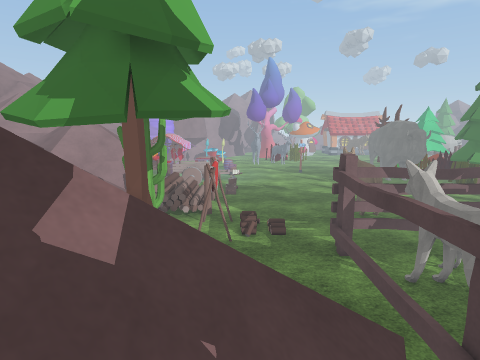
View 1 (above)

24 first-person views from a walk through a 3-D level made in the Unity game engine. The camera is 1.2 m above the floor, tilts 10° down and sees 80° across. The floor is counted in squares, 0.5 m on a side. Each view is taken from the middle of a square. On the plan, view 1 faces up. The plan holds only what a view shows up to about 18 squares ahead; the rest is blank. The place goes on beyond the plan. Some animated figures are not drawn. Some surface patterns are stand-ins.

View 2
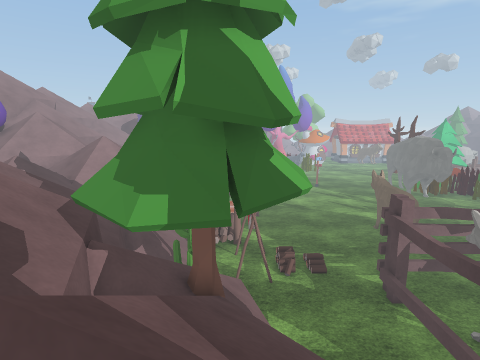

View 3
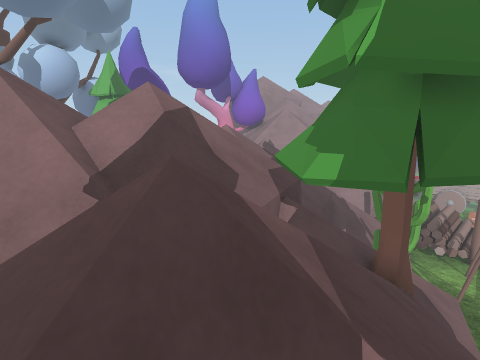

View 4
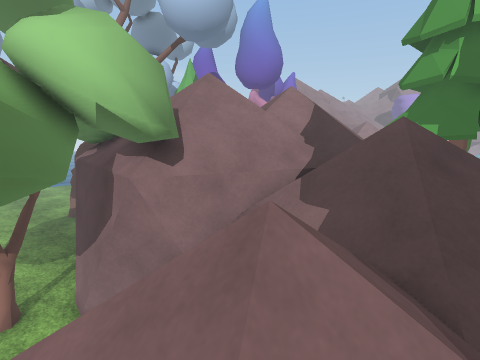

View 5
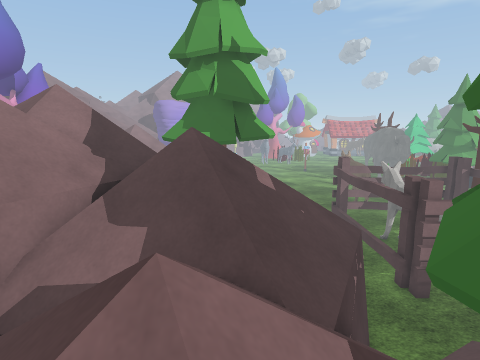

View 6
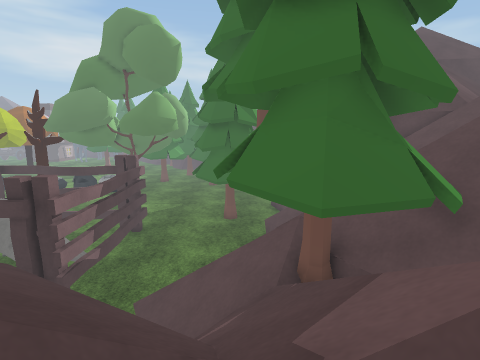

View 7
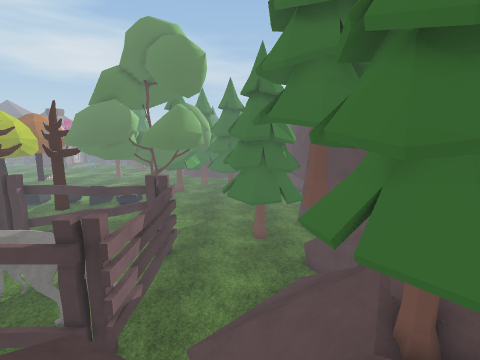

View 8
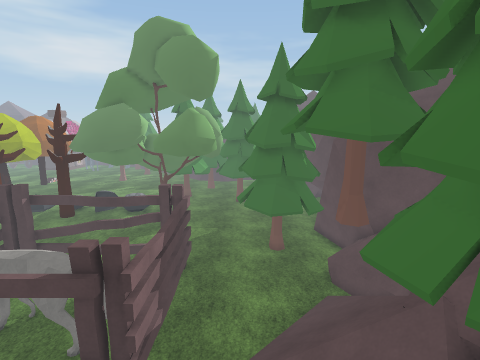

View 9
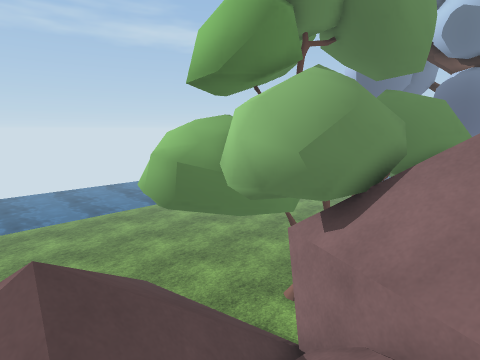

View 10
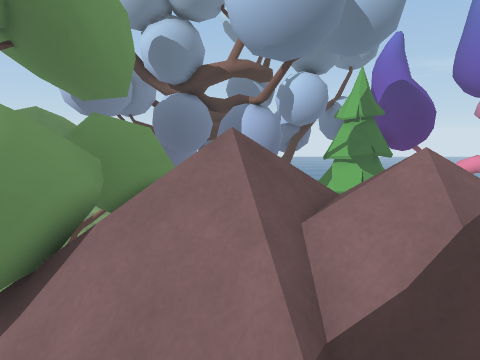

View 11
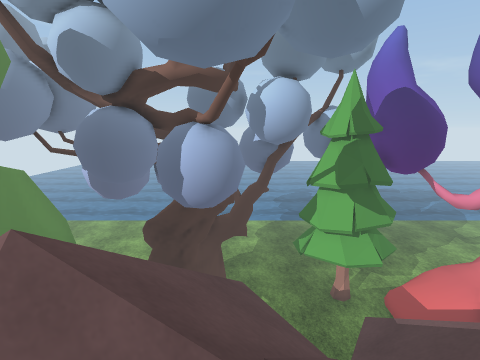

View 12
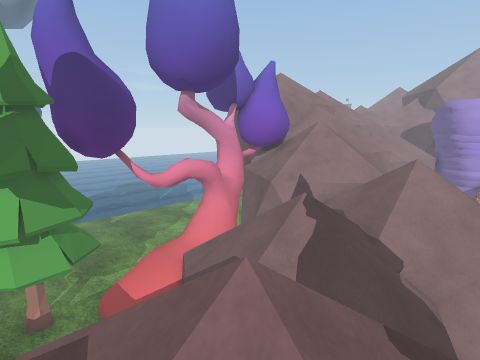

View 13
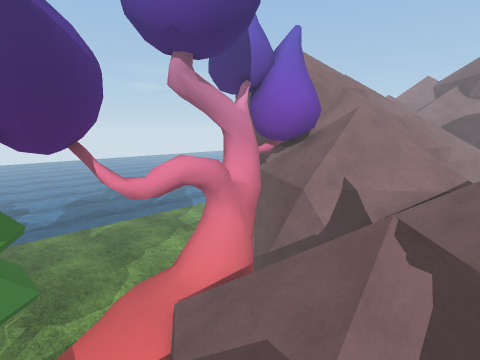

View 14
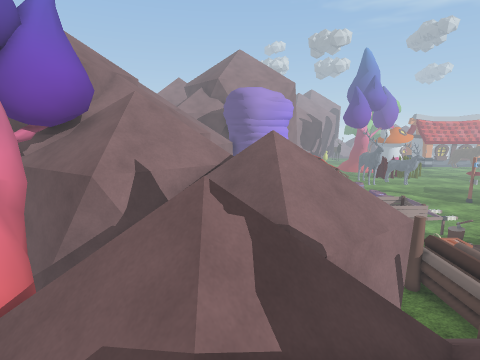

View 15
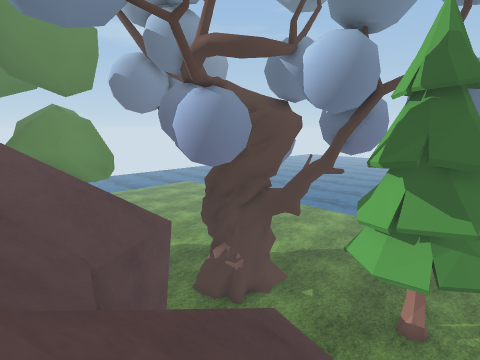

View 16
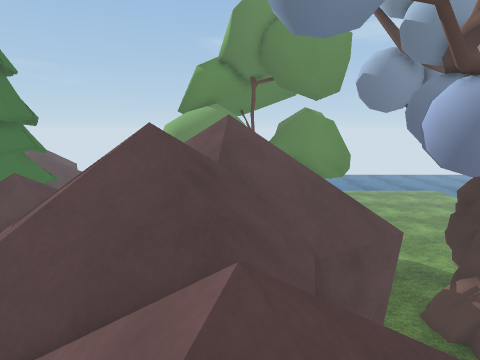

View 17
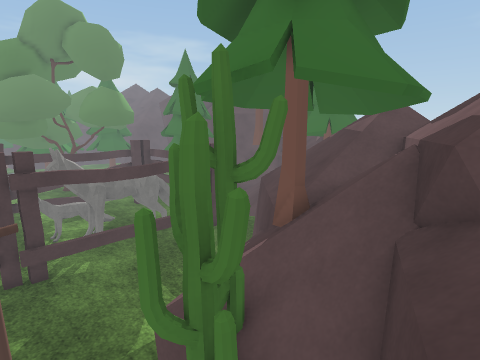

View 18
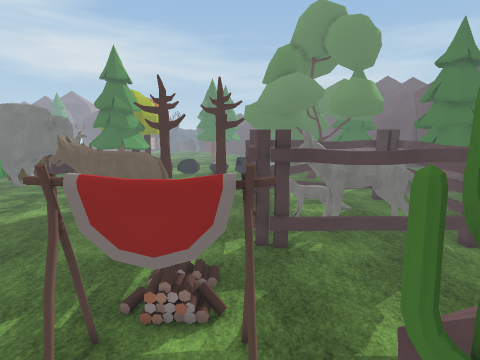

View 19
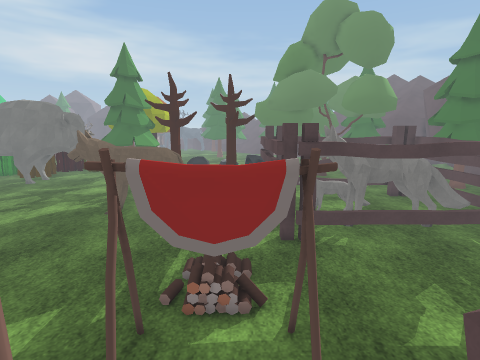

View 20
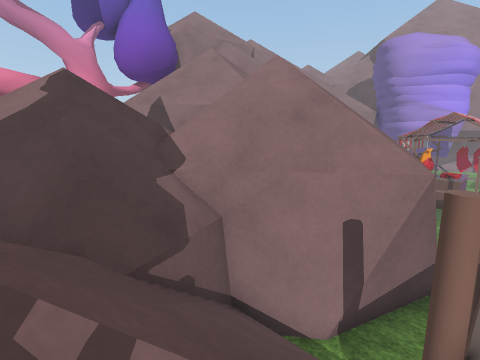

View 21
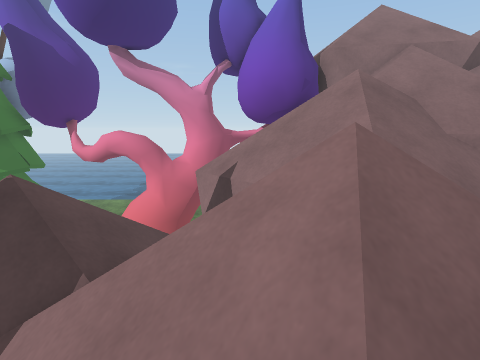

View 22
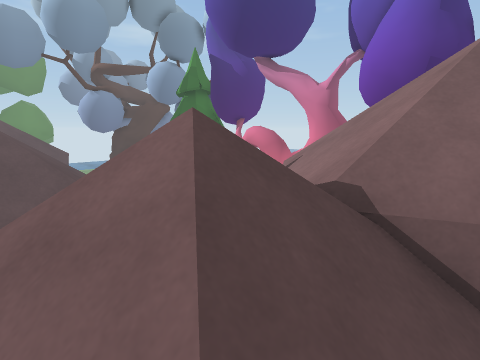

View 23
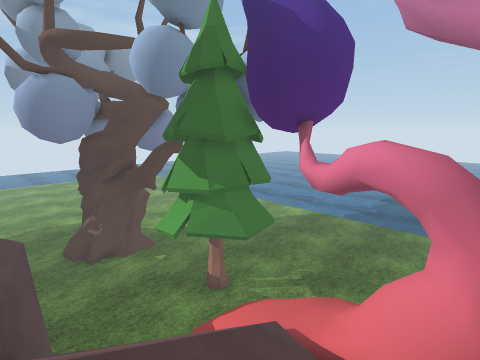

View 24
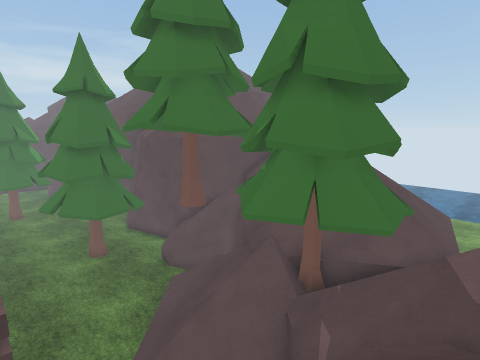

### Floor plan
Key: @ floor where view 1 was taken; # wall or solid block; x gap in a wall; . main floor; : floor 0.25 m higher than the main floor; + floor 0.5 m higher than the main floor; * floor 0.75 m higher than the main floor; % floor 1 m higher than the main floor; & floor 1.25 m higher than the main floor; / step, stairs or slope; = window, fence, low wall or low ledge; ^ raised ledge; v drop or lower ground; C cactus; L log; T tree; A cart; O other object.
Columns run from 23 left of view 1 to 21 right of it. Each row starts with its distance up from view 1.
 30 //= ///#
 29 ////////                         ..
 28 ////////           AAA          ...
 27 /=//////=//  /                 ....
 26 /x/////////////              ......
 25 v##////////////             .......
 24  ##=///// /////            .....O..
 23 ### ////////////#LLLL     .....OO..
 22 ###// ////////// LL     .......OO..
 21   #v/=/ ///////v.v     ........OO.
 20   #.v ////////vv.OL   .........OO
 19   #v   /////#v//LLLLOL.........OO
 18   #=   //////=/// LL.......... OO
 17   ##///////////////..OO....... .
 16  ##/////////////////.OO/........
 15  *%////////// //////.OO//.........
 14  ***/////////  ////  OO.....OOOOOOOO
 13  +++: =  //// //=//  ......OOOOOOOOOO
 12 OO..   # ///////= CCC=.....OO.OO ..OO
 11  OO..  v/////// /=*CC^.....O..OOO...O
 10 O.OO...#/////// /v&^^^=....O.OOOO...O
  9 O.OO...#//////////O#^^^....O.OOO ...O
  8 OOO....v//////////OO#^^ ...O.OO ....O
  7 OO..... v/////////OOO#^ ...O.OOO....O      TT
  6  ......  #=///////OOOOO#...O.OOO....O
  5  ...... ##/////////OOO//#..OO.O....OO
  4  ......v/////////////////#.OOOOOOOOOO..
  3 TTTT...  ////////////////v..................
  2 T TT...    /////////////#...................
  1 T  T...     ////////////=..//........OOO...
  0 TTTT... #T  ///////////@= ////......OO.O
 -1 TTT.... #TTTTTT/=///////=//////.....O.O.O
 -2  .......  #TTTTT#/// ///##OO////....O.O
 -3  ........ #######T/////OOOOOO/OO/...OOOO
 -4  ......... T==  %//////OOOOOOv O////.OO
 -5  ...  .....T..  #///// OOOO  /=#//////
 -6            T    #T//////OOO   /=///##

Positions as (right, up) in squares from view 1, and headings:
1: (0, 0), facing up
2: (-2, 1), facing up
3: (-1, 1), facing up-left
4: (-1, -6), facing up-left
5: (-2, -6), facing up
6: (-4, -2), facing right
7: (-3, 0), facing right
8: (-2, 1), facing right
9: (-2, 1), facing down-left
10: (-4, 2), facing left
11: (-8, 4), facing left
12: (-9, 8), facing up-left
13: (-13, 11), facing up-left
14: (-14, 11), facing up
15: (-11, 12), facing down-left
16: (-11, 12), facing down
17: (-7, 14), facing down-right
18: (-6, 14), facing right
19: (-6, 15), facing right
20: (-6, 15), facing up-left
21: (-9, 22), facing left
22: (-10, 27), facing down-left
23: (-15, 19), facing down-left
24: (-2, 4), facing down-right
